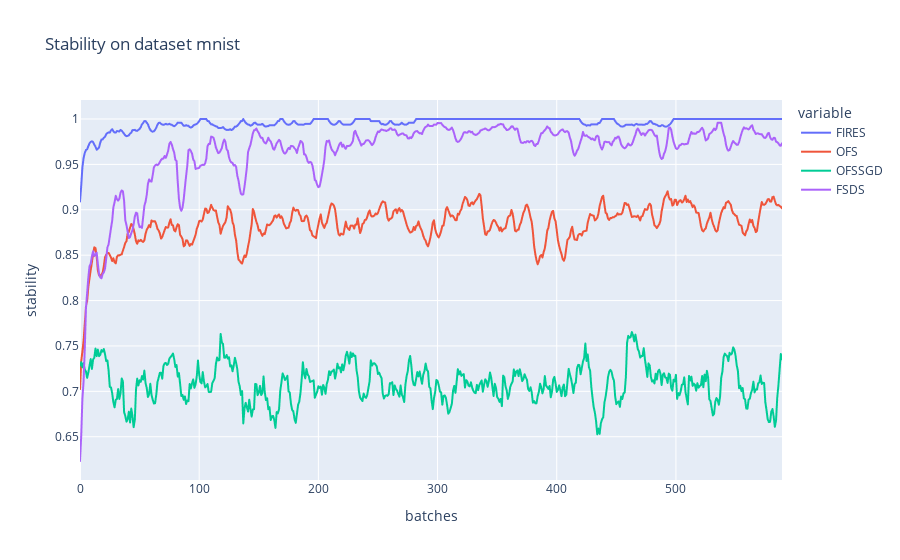

Notebook cell for this chart:
### Markdown cell above
### Plot all

### Code cell
# stability
title = "Stability on dataset {}".format(dataset_name)
col_names = ["FIRES", "OFS", "OFSSGD", "FSDS"]
d = {"FIRES":fires_cuda_stability, "OFS":ofs_stability, 
"OFSSGD":ofssgd_stability, "FSDS":fsds_stability}
df = pd.DataFrame(d, columns=col_names)
fig = px.line(df, y = col_names, title=title, labels={"index":"batches", "value":"stability"})
fig.show()

### Figure 1 — Plotly figure (JSON) as saved in the notebook; plotly's stock layout.template omitted (floating-point values rounded to 4 significant figures; data arrays with more than 128 entries replaced by an {"elided": "..."} marker saying what was removed)
{"data": [{"hovertemplate": "variable=FIRES<br>batches=%{x}<br>stability=%{y}<extra></extra>", "legendgroup": "FIRES", "line": {"color": "#636efa", "dash": "solid"}, "mode": "lines", "name": "FIRES", "showlegend": true, "type": "scattergl", "x": {"elided": "590 int values"}, "xaxis": "x", "y": {"elided": "590 float values"}, "yaxis": "y"}, {"hovertemplate": "variable=OFS<br>batches=%{x}<br>stability=%{y}<extra></extra>", "legendgroup": "OFS", "line": {"color": "#EF553B", "dash": "solid"}, "mode": "lines", "name": "OFS", "showlegend": true, "type": "scattergl", "x": {"elided": "590 int values"}, "xaxis": "x", "y": {"elided": "590 float values"}, "yaxis": "y"}, {"hovertemplate": "variable=OFSSGD<br>batches=%{x}<br>stability=%{y}<extra></extra>", "legendgroup": "OFSSGD", "line": {"color": "#00cc96", "dash": "solid"}, "mode": "lines", "name": "OFSSGD", "showlegend": true, "type": "scattergl", "x": {"elided": "590 int values"}, "xaxis": "x", "y": {"elided": "590 float values"}, "yaxis": "y"}, {"hovertemplate": "variable=FSDS<br>batches=%{x}<br>stability=%{y}<extra></extra>", "legendgroup": "FSDS", "line": {"color": "#ab63fa", "dash": "solid"}, "mode": "lines", "name": "FSDS", "showlegend": true, "type": "scattergl", "x": {"elided": "590 int values"}, "xaxis": "x", "y": {"elided": "590 float values"}, "yaxis": "y"}], "layout": {"legend": {"title": {"text": "variable"}, "tracegroupgap": 0}, "title": {"text": "Stability on dataset mnist"}, "xaxis": {"anchor": "y", "domain": [0, 1], "title": {"text": "batches"}}, "yaxis": {"anchor": "x", "domain": [0, 1], "title": {"text": "stability"}}}}
